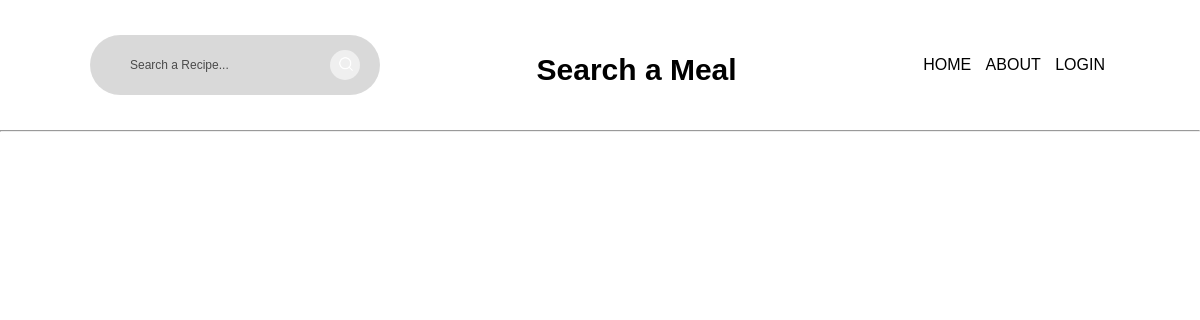
Before: /recipes/ with the older database file.
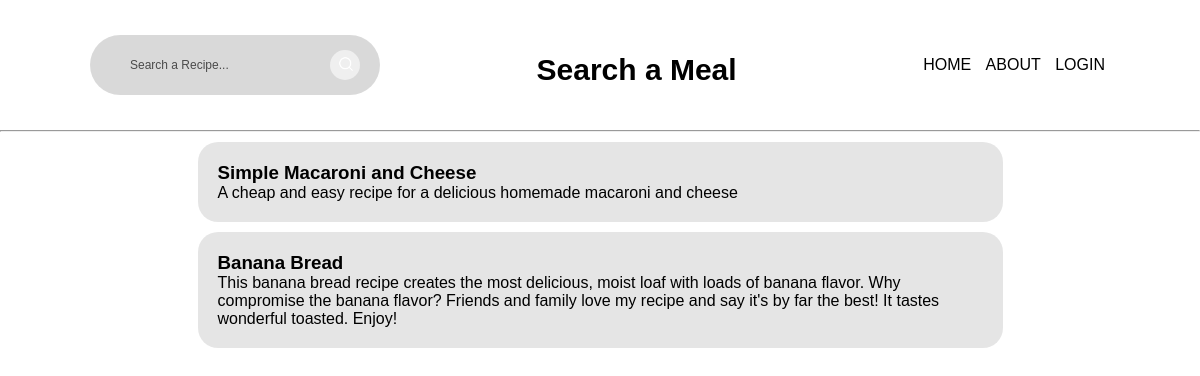
After: the same page with the newer database file.
### recipes/models.py (models this page shows, shortened)
class Recipe(models.Model):
    managed = True
    id = models.AutoField(db_column='ID', primary_key=True)  # Field name made lowercase.
    name = models.TextField()
    description = models.TextField(blank=True, null=True)
    instructions = models.TextField(blank=True, null=True)
    ingredients = models.TextField(blank=True, null=True)
    img_url = models.TextField(blank=True, null=True)

### recipes/views.py (the view)
# urls.py: 2. Add a URL to urlpatterns:  path('', views.home, name='home')
def home(request):
    recipes = Recipe.objects.all()
    query = request.GET.get('q')
    if query:
        recipes = Recipe.objects.filter(name__icontains=query)
    context = {
        "recipes": recipes,
    }
    return render(request, 'MainMenu.html', context)

### recipes/templates/MainMenu.html (shortened to what this page needs)
{% load static %}
<!DOCTYPE html>
<html>
<head>
    <link rel="stylesheet" href= "{% static 'recipes/style.css' %}">
</head>
<body>
    <div class="banner">
        <div class = "navbar">
            <div class = "searching">
                <form action="" class="search-bar" method="get">
                    <input class = "search-bar" type="text" placeholder="Search a Recipe..." name="q">
                    <button type="submit"><img src="{% static 'recipes/images/search.png' %}"></button>
                </form>
            </div>
            <div class="title">
                <p><b>Search a Meal</b></p>
            </div>
            <url>
                <li><a href="/">Home</a></li>
                <li><a href="/recipes/about">About</a></li>
                {% if user.is_authenticated %}
                <li><a href="/recipes/account/">Account</a></li>
                <li><a href="/recipes/logout">Logout</a></li>
                {% else %}
                <li><a href="/recipes/login">Login</a></li>
                {% endif %}
            </url>
        </div>
        <hr>
    </div>
    <div class="recipelist">
        {% for recipe in recipes %}
        <a href="{% url 'Recipe_Item' recipe.name %}"><div class="recipeitem">
            <h3>{{ recipe.name }}</h3>
            <p>{{ recipe.description }}</p>
        </div></a>
        {% endfor %}
    </div>
</body>
</html>

### recipes/static/recipes/style.css (style rules this page uses)
* { margin: 0; padding: 0; font-family: sans-serif; }
.recipelist { background-color: rgb(0, 0, 0,0.0); width: 75%; margin: auto; border-color: #ffffff; }
.recipeitem { background-color: rgb(0, 0, 0,0.1); width: 85%; margin: auto; margin-top: 10px; margin-bottom: 10px; padding: 20px; border-radius: 20px; }
.recipelist a { text-decoration: none; color: rgb(0, 0, 0); }
.banner { width: 100%; height: 10%; background-color: white; background-size: cover; background-position: center; }
.navbar { width: 85%; height: 10%; margin: auto; background-color: white; padding: 35px 0; display: flex; align-items: center; justify-content: space-between; }
.navbar url li { list-style: none; display: inline-block; margin: 0 5px }
.navbar url li a { text-decoration: none; color: rgb(0, 0, 0); text-transform: uppercase; font-size: 12; }
.searching { align-items: left; }
.search-bar { width: 100%; height: 20px; max-width: 250px; background: rgba(0, 0, 0, 0.15); display: flex; align-items: center; border-radius: 40px; padding: 20px 20px; }
.title { display: flex; align-self: center; font-size: 24; }
.search-bar input { background: transparent; flex: 1; border: 0; outline: none; padding: 24px 20px; font-size: 12px; color: rgb(75, 75, 75); }
::placeholder { color: rgb(75, 75, 75); }
.search-bar button img { width: 15px; }
.search-bar button { border: 0; border-radius: 50%; width: 30px; height: 30px; cursor: pointer; }
.title { position: relative; color: black; margin-top: 10px; border: 1px transparent; font-size: 30px; text-decoration: none; }

Changed rows visible on the page:
added Recipe: name "Simple Macaroni and Cheese", description "A cheap and easy recipe for a delicious homemade macaroni and cheese"
added Recipe: name "Banana Bread", description "This banana bread recipe creates the most delicious, moist loaf with loads of banana flavor. Why compromise the banana flavor? Friends and family love my recipe and say it's by far the best! It tastes wonderful toasted. Enjoy!"
